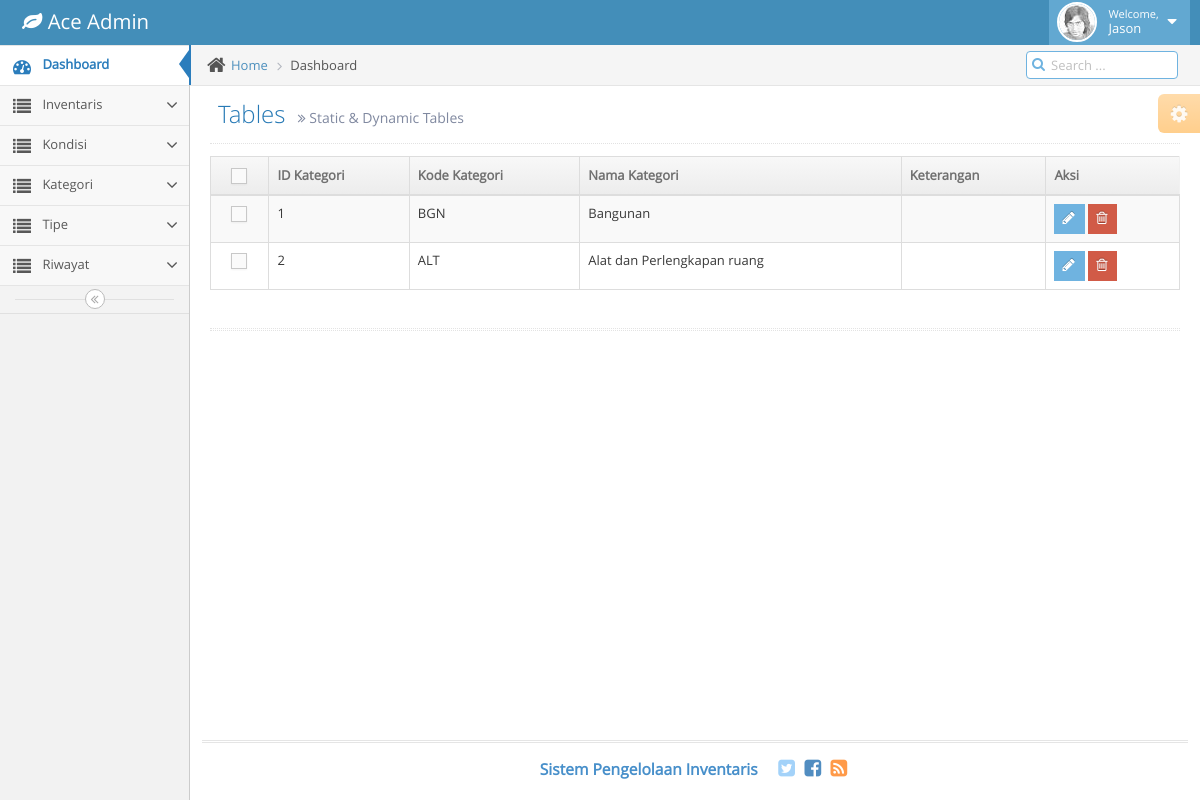
/index.php/category/category_read, run on the app's committed database.
### tables this page shows
CREATE TABLE `inv_ref_category` (
  `category_id` int(11) NOT NULL AUTO_INCREMENT,
  `category_code` char(3) DEFAULT NULL,
  `category_name` varchar(200) DEFAULT NULL,
  `category_desc` text,
  PRIMARY KEY (`category_id`)
);

### application/controllers/Category.php (called while the page is built, shortened)
<?php
class Category extends CI_Controller {
	public function __construct(){
        $this->load->database();
        $this->load->helper('url');
		$this->load->model('M_category');
    }
	public function category_read(){
		$data['cat'] = $this->M_category->select_all();
		$data['view'] = 'pages/category_view';
		$this->load->view('index', $data);
	}
}

### index.php (called while the page is built, shortened)
<?php
require_once BASEPATH.'core/CodeIgniter.php';

### application/models/M_category.php (called while the page is built, shortened)
<?php
class M_category extends CI_Model
{
	function select_all(){
		$query = $this->db->query("SELECT * FROM inv_ref_category");
		$result = $query->result();
		return $result;
	}
}

### application/views/pages/category_view.php (the view, shortened to what this page needs)
<div class="page-header">
							<h1>
								Tables
								<small>
									<i class="ace-icon fa fa-angle-double-right"></i>
									Static &amp; Dynamic Tables
								</small>
							</h1>
						</div>
						<div class="row">
							<div class="col-xs-12">
								<div class="row">
									<div class="col-xs-12">
										<table id="simple-table" class="table table-striped table-bordered table-hover">
											<thead>
												<tr>
													<th class="center">
														<label class="pos-rel">
															<span class="lbl"></span>
														</label>
													</th>
													<th> ID Kategori </th>
													<th> Kode Kategori </th>
													<th> Nama Kategori </th>
													<th> Keterangan </th>
													<th> Aksi </th>
												</tr>
											</thead>
											<tbody>
											<?php foreach ($cat as $cats) { ?>
												<tr>
													<td class="center">
														<label class="pos-rel">
															<span class="lbl"></span>
														</label>
													</td>
													<td><?php echo $cats->category_id; ?></td>
													<td><?php echo $cats->category_code; ?></td>
													<td><?php echo $cats->category_name; ?></td>
													<td><?php echo $cats->category_desc; ?></td>
													<td>
														<div class="hidden-sm hidden-xs btn-group">
															<a href="<?php echo site_url('category/category_edit/'.$cats->category_id);?>">
																<button class="btn btn-xs btn-info">
																	<i class="ace-icon fa fa-pencil bigger-120"></i>
																</button>
															</a>
															<a href="<?php echo site_url('category/category_delete/'.$cats->category_id);?>">
																<button class="btn btn-xs btn-danger">
																	<i class="ace-icon fa fa-trash-o bigger-120"></i>
																</button>
															</a>
														</div>
													</td>
												</tr>
												<?php } ?>
											</tbody>
										</table>
									</div>
								</div>
								<div class="hr hr-18 dotted hr-double"></div>
							</div>
						</div>

### data on the page
inv_ref_category: category_id "1", category_code "BGN", category_name "Bangunan"
inv_ref_category: category_id "2", category_code "ALT", category_name "Alat dan Perlengkapan ruang"
